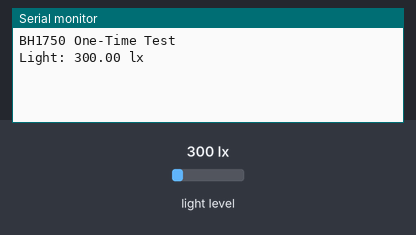
The sketch below on a simulated ESP32. Shown: the last lines printed to the serial monitor. The test bench sets the inputs (shaded band); at power-on: light level 300 lx.

Above: at 3.2 s.
3.3 s: light level set to 40 lx
At 7.6 s:
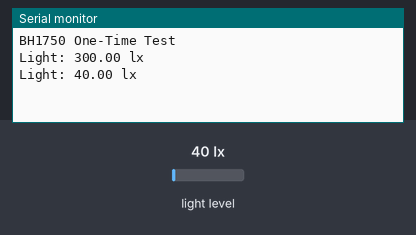
8.9 s: light level set to 500 lx
At 12.6 s:
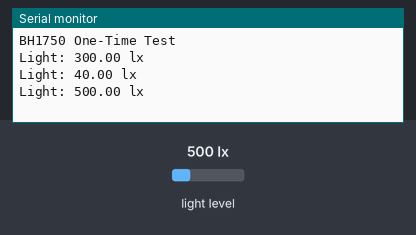
Timing chart, 0 to 14.1 s (numbered marks = the images above; inputs shaded):
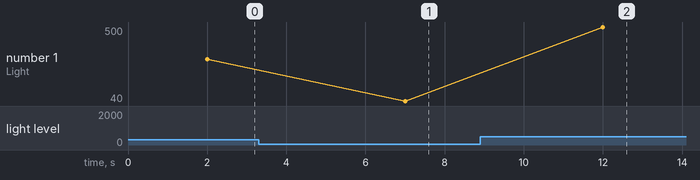

Measured:
- after the input at 3.3 s, the serial monitor: prints a new line after 3.7 s (image 1)
- after the input at 8.9 s, the serial monitor: prints a new line after 3.1 s (image 2)
- plotted number 1: 300 → 40 after the input at 3.3 s, 40 → 500 after the input at 8.9 s

The sketch:

BH1750.test.220521.ino
```cpp
#include <BH1750.h>
#include <Wire.h>

BH1750 lightMeter;

void setup() {
  Serial.begin(9600);
  while(!Serial); Serial.println();
  Wire.begin(7,8);
  delay(2000);
  lightMeter.begin(BH1750::ONE_TIME_HIGH_RES_MODE);
  Serial.println("BH1750 One-Time Test");
}

void loop() {
  while (!lightMeter.measurementReady(true)) {   yield();  }
  float lux = lightMeter.readLightLevel();
  Serial.print("Light: ");
  Serial.print(lux);
  Serial.println(" lx");
  lightMeter.configure(BH1750::ONE_TIME_HIGH_RES_MODE);
  delay(5000);
}
```
